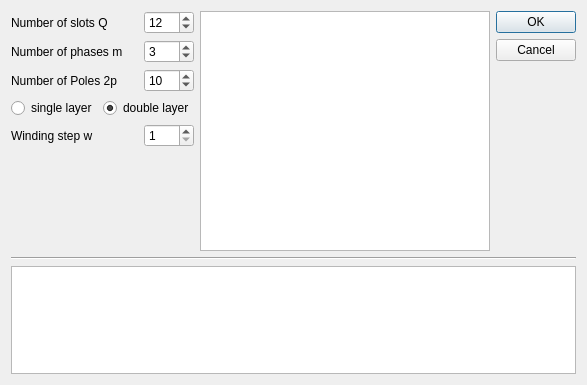
<?xml version="1.0" encoding="UTF-8"?>
<ui version="4.0">
 <class>Dialog</class>
 <widget class="QDialog" name="Dialog">
  <property name="geometry">
   <rect>
    <x>0</x>
    <y>0</y>
    <width>587</width>
    <height>385</height>
   </rect>
  </property>
  <property name="windowTitle">
   <string>Dialog</string>
  </property>
  <property name="windowIcon">
   <iconset>
    <normaloff>icons/Qt/edit-find.png</normaloff>icons/Qt/edit-find.png</iconset>
  </property>
  <layout class="QVBoxLayout" name="verticalLayout_2">
   <item>
    <layout class="QHBoxLayout" name="horizontalLayout_2">
     <item>
      <layout class="QVBoxLayout" name="verticalLayout">
       <item>
        <layout class="QHBoxLayout" name="horizontalLayout">
         <item>
          <widget class="QLabel" name="label_2">
           <property name="text">
            <string>Number of slots Q</string>
           </property>
          </widget>
         </item>
         <item>
          <widget class="QSpinBox" name="spinBox_Q">
           <property name="sizePolicy">
            <sizepolicy hsizetype="Preferred" vsizetype="Preferred">
             <horstretch>0</horstretch>
             <verstretch>0</verstretch>
            </sizepolicy>
           </property>
           <property name="maximumSize">
            <size>
             <width>50</width>
             <height>16777215</height>
            </size>
           </property>
           <property name="maximum">
            <number>1000</number>
           </property>
           <property name="value">
            <number>12</number>
           </property>
          </widget>
         </item>
        </layout>
       </item>
       <item>
        <layout class="QHBoxLayout" name="horizontalLayout_3">
         <item>
          <widget class="QLabel" name="label_4">
           <property name="text">
            <string>Number of phases m</string>
           </property>
          </widget>
         </item>
         <item>
          <widget class="QSpinBox" name="spinBox_m">
           <property name="sizePolicy">
            <sizepolicy hsizetype="Preferred" vsizetype="Preferred">
             <horstretch>0</horstretch>
             <verstretch>0</verstretch>
            </sizepolicy>
           </property>
           <property name="maximumSize">
            <size>
             <width>50</width>
             <height>16777215</height>
            </size>
           </property>
           <property name="minimum">
            <number>1</number>
           </property>
           <property name="value">
            <number>3</number>
           </property>
          </widget>
         </item>
        </layout>
       </item>
       <item>
        <layout class="QHBoxLayout" name="horizontalLayout_4">
         <item>
          <widget class="QLabel" name="label">
           <property name="text">
            <string>Number of Poles 2p</string>
           </property>
          </widget>
         </item>
         <item>
          <widget class="QSpinBox" name="spinBox_P">
           <property name="sizePolicy">
            <sizepolicy hsizetype="Preferred" vsizetype="Preferred">
             <horstretch>0</horstretch>
             <verstretch>0</verstretch>
            </sizepolicy>
           </property>
           <property name="minimumSize">
            <size>
             <width>0</width>
             <height>0</height>
            </size>
           </property>
           <property name="maximumSize">
            <size>
             <width>50</width>
             <height>16777215</height>
            </size>
           </property>
           <property name="minimum">
            <number>2</number>
           </property>
           <property name="maximum">
            <number>1000</number>
           </property>
           <property name="singleStep">
            <number>2</number>
           </property>
           <property name="value">
            <number>10</number>
           </property>
          </widget>
         </item>
        </layout>
       </item>
       <item>
        <layout class="QHBoxLayout" name="horizontalLayout_5">
         <item>
          <widget class="QRadioButton" name="radioButton_slayer">
           <property name="sizePolicy">
            <sizepolicy hsizetype="Preferred" vsizetype="Preferred">
             <horstretch>0</horstretch>
             <verstretch>0</verstretch>
            </sizepolicy>
           </property>
           <property name="text">
            <string>single layer</string>
           </property>
          </widget>
         </item>
         <item>
          <widget class="QRadioButton" name="radioButton_dlayer">
           <property name="sizePolicy">
            <sizepolicy hsizetype="Preferred" vsizetype="Preferred">
             <horstretch>0</horstretch>
             <verstretch>0</verstretch>
            </sizepolicy>
           </property>
           <property name="text">
            <string>double layer</string>
           </property>
           <property name="checked">
            <bool>true</bool>
           </property>
          </widget>
         </item>
        </layout>
       </item>
       <item>
        <layout class="QHBoxLayout" name="horizontalLayout_6">
         <item>
          <widget class="QLabel" name="label_3">
           <property name="text">
            <string>Winding step w</string>
           </property>
          </widget>
         </item>
         <item>
          <widget class="QSpinBox" name="spinBox_w">
           <property name="sizePolicy">
            <sizepolicy hsizetype="Preferred" vsizetype="Preferred">
             <horstretch>0</horstretch>
             <verstretch>0</verstretch>
            </sizepolicy>
           </property>
           <property name="maximumSize">
            <size>
             <width>50</width>
             <height>16777215</height>
            </size>
           </property>
           <property name="minimum">
            <number>1</number>
           </property>
          </widget>
         </item>
        </layout>
       </item>
       <item>
        <spacer name="verticalSpacer">
         <property name="orientation">
          <enum>Qt::Vertical</enum>
         </property>
         <property name="sizeHint" stdset="0">
          <size>
           <width>20</width>
           <height>40</height>
          </size>
         </property>
        </spacer>
       </item>
      </layout>
     </item>
     <item>
      <widget class="QTextBrowser" name="textBrowser_wdginfo">
       <property name="sizePolicy">
        <sizepolicy hsizetype="Expanding" vsizetype="Preferred">
         <horstretch>0</horstretch>
         <verstretch>0</verstretch>
        </sizepolicy>
       </property>
       <property name="minimumSize">
        <size>
         <width>180</width>
         <height>240</height>
        </size>
       </property>
      </widget>
     </item>
     <item>
      <widget class="QDialogButtonBox" name="buttonBox">
       <property name="sizePolicy">
        <sizepolicy hsizetype="Preferred" vsizetype="Preferred">
         <horstretch>0</horstretch>
         <verstretch>0</verstretch>
        </sizepolicy>
       </property>
       <property name="orientation">
        <enum>Qt::Vertical</enum>
       </property>
       <property name="standardButtons">
        <set>QDialogButtonBox::Cancel|QDialogButtonBox::Ok</set>
       </property>
      </widget>
     </item>
    </layout>
   </item>
   <item>
    <widget class="Line" name="line">
     <property name="orientation">
      <enum>Qt::Horizontal</enum>
     </property>
    </widget>
   </item>
   <item>
    <widget class="QTableWidget" name="tableWindingLayout">
     <property name="minimumSize">
      <size>
       <width>200</width>
       <height>100</height>
      </size>
     </property>
     <property name="alternatingRowColors">
      <bool>false</bool>
     </property>
     <property name="selectionBehavior">
      <enum>QAbstractItemView::SelectItems</enum>
     </property>
     <attribute name="verticalHeaderVisible">
      <bool>false</bool>
     </attribute>
    </widget>
   </item>
  </layout>
 </widget>
 <resources/>
 <connections>
  <connection>
   <sender>buttonBox</sender>
   <signal>rejected()</signal>
   <receiver>Dialog</receiver>
   <slot>reject()</slot>
   <hints>
    <hint type="sourcelabel">
     <x>316</x>
     <y>260</y>
    </hint>
    <hint type="destinationlabel">
     <x>286</x>
     <y>274</y>
    </hint>
   </hints>
  </connection>
  <connection>
   <sender>buttonBox</sender>
   <signal>accepted()</signal>
   <receiver>Dialog</receiver>
   <slot>accept()</slot>
   <hints>
    <hint type="sourcelabel">
     <x>248</x>
     <y>254</y>
    </hint>
    <hint type="destinationlabel">
     <x>157</x>
     <y>274</y>
    </hint>
   </hints>
  </connection>
 </connections>
</ui>
